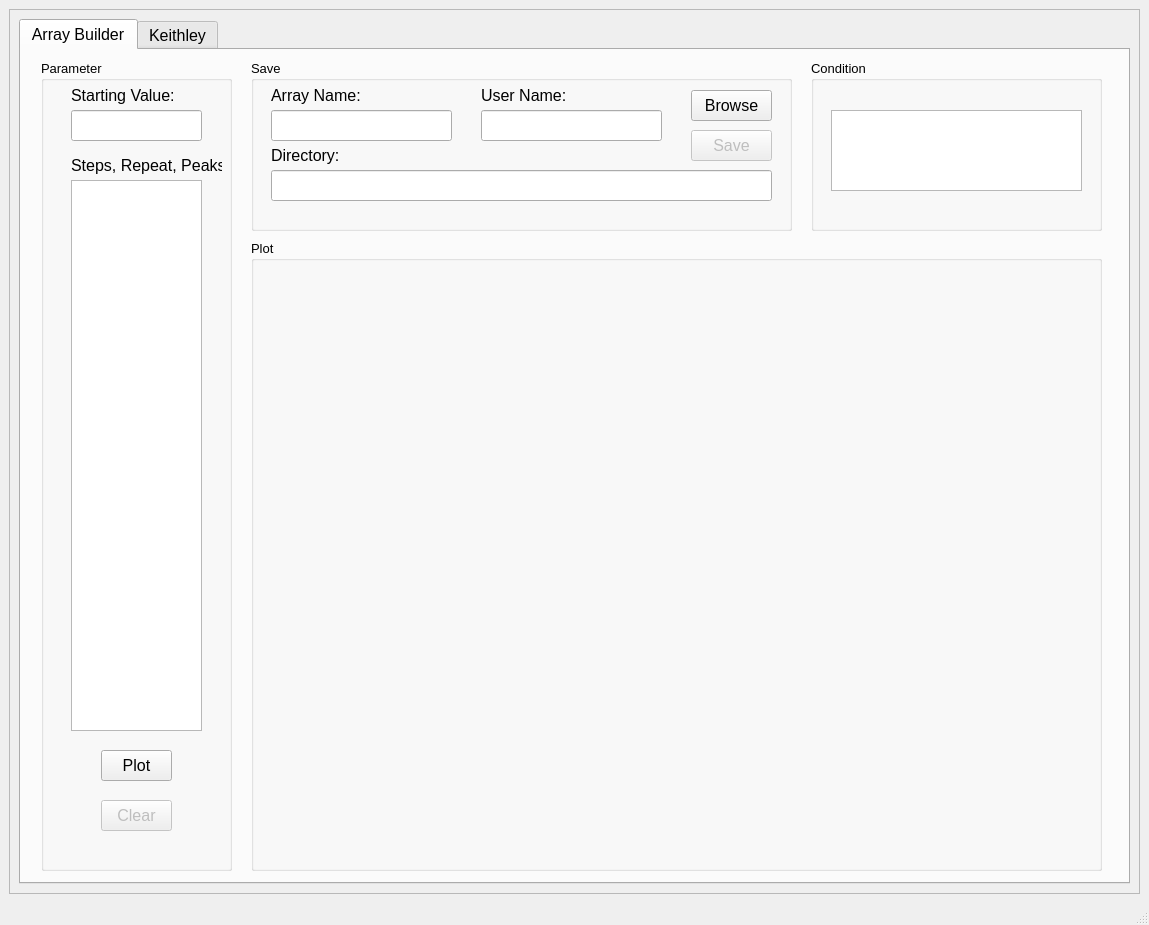
<?xml version="1.0" encoding="UTF-8"?>
<ui version="4.0">
 <class>MainWindow</class>
 <widget class="QMainWindow" name="MainWindow">
  <property name="geometry">
   <rect>
    <x>0</x>
    <y>0</y>
    <width>1149</width>
    <height>925</height>
   </rect>
  </property>
  <property name="windowTitle">
   <string>MainWindow</string>
  </property>
  <widget class="QWidget" name="centralwidget">
   <property name="font">
    <font>
     <pointsize>12</pointsize>
    </font>
   </property>
   <layout class="QGridLayout" name="gridLayout_2">
    <item row="0" column="0">
     <layout class="QGridLayout" name="gridLayout">
      <item row="0" column="0">
       <widget class="QScrollArea" name="scrollArea">
        <property name="widgetResizable">
         <bool>true</bool>
        </property>
        <widget class="QWidget" name="scrollAreaWidgetContents">
         <property name="geometry">
          <rect>
           <x>0</x>
           <y>0</y>
           <width>1127</width>
           <height>883</height>
          </rect>
         </property>
         <layout class="QGridLayout" name="gridLayout_3">
          <item row="0" column="0">
           <widget class="QTabWidget" name="tabWidget">
            <property name="font">
             <font>
              <pointsize>12</pointsize>
             </font>
            </property>
            <property name="currentIndex">
             <number>0</number>
            </property>
            <widget class="QWidget" name="tab">
             <attribute name="title">
              <string>Array Builder</string>
             </attribute>
             <widget class="QGroupBox" name="groupBox_parameter">
              <property name="geometry">
               <rect>
                <x>20</x>
                <y>10</y>
                <width>191</width>
                <height>811</height>
               </rect>
              </property>
              <property name="font">
               <font>
                <pointsize>10</pointsize>
               </font>
              </property>
              <property name="title">
               <string>Parameter</string>
              </property>
              <widget class="QLabel" name="label_starting_value">
               <property name="geometry">
                <rect>
                 <x>30</x>
                 <y>20</y>
                 <width>111</width>
                 <height>31</height>
                </rect>
               </property>
               <property name="font">
                <font>
                 <pointsize>12</pointsize>
                </font>
               </property>
               <property name="text">
                <string>Starting Value:</string>
               </property>
              </widget>
              <widget class="QLineEdit" name="lineEdit_start">
               <property name="geometry">
                <rect>
                 <x>30</x>
                 <y>50</y>
                 <width>131</width>
                 <height>31</height>
                </rect>
               </property>
               <property name="font">
                <font>
                 <pointsize>12</pointsize>
                </font>
               </property>
              </widget>
              <widget class="QPushButton" name="pushButton_plot">
               <property name="geometry">
                <rect>
                 <x>60</x>
                 <y>690</y>
                 <width>71</width>
                 <height>31</height>
                </rect>
               </property>
               <property name="font">
                <font>
                 <pointsize>12</pointsize>
                </font>
               </property>
               <property name="text">
                <string>Plot</string>
               </property>
              </widget>
              <widget class="QPushButton" name="pushButton_clear">
               <property name="enabled">
                <bool>false</bool>
               </property>
               <property name="geometry">
                <rect>
                 <x>60</x>
                 <y>740</y>
                 <width>71</width>
                 <height>31</height>
                </rect>
               </property>
               <property name="font">
                <font>
                 <pointsize>12</pointsize>
                </font>
               </property>
               <property name="text">
                <string>Clear</string>
               </property>
              </widget>
              <widget class="QTextEdit" name="textEdit_peaks_steps">
               <property name="geometry">
                <rect>
                 <x>30</x>
                 <y>120</y>
                 <width>131</width>
                 <height>551</height>
                </rect>
               </property>
               <property name="font">
                <font>
                 <pointsize>20</pointsize>
                 <strikeout>false</strikeout>
                 <kerning>true</kerning>
                </font>
               </property>
               <property name="cursor" stdset="0">
                <cursorShape>IBeamCursor</cursorShape>
               </property>
               <property name="horizontalScrollBarPolicy">
                <enum>Qt::ScrollBarAsNeeded</enum>
               </property>
               <property name="tabStopWidth">
                <number>80</number>
               </property>
               <property name="cursorWidth">
                <number>2</number>
               </property>
              </widget>
              <widget class="QLabel" name="label_2">
               <property name="geometry">
                <rect>
                 <x>30</x>
                 <y>90</y>
                 <width>151</width>
                 <height>31</height>
                </rect>
               </property>
               <property name="font">
                <font>
                 <pointsize>12</pointsize>
                </font>
               </property>
               <property name="text">
                <string>Steps, Repeat, Peaks:</string>
               </property>
              </widget>
             </widget>
             <widget class="QGroupBox" name="groupBox_save_general">
              <property name="geometry">
               <rect>
                <x>230</x>
                <y>10</y>
                <width>541</width>
                <height>171</height>
               </rect>
              </property>
              <property name="font">
               <font>
                <pointsize>10</pointsize>
               </font>
              </property>
              <property name="title">
               <string>Save</string>
              </property>
              <widget class="QLineEdit" name="lineEdit_array_name">
               <property name="geometry">
                <rect>
                 <x>20</x>
                 <y>50</y>
                 <width>181</width>
                 <height>31</height>
                </rect>
               </property>
               <property name="font">
                <font>
                 <pointsize>12</pointsize>
                </font>
               </property>
              </widget>
              <widget class="QLabel" name="label_4">
               <property name="geometry">
                <rect>
                 <x>20</x>
                 <y>20</y>
                 <width>111</width>
                 <height>31</height>
                </rect>
               </property>
               <property name="font">
                <font>
                 <pointsize>12</pointsize>
                </font>
               </property>
               <property name="text">
                <string>Array Name:</string>
               </property>
              </widget>
              <widget class="QPushButton" name="pushButton_save">
               <property name="enabled">
                <bool>false</bool>
               </property>
               <property name="geometry">
                <rect>
                 <x>440</x>
                 <y>70</y>
                 <width>81</width>
                 <height>31</height>
                </rect>
               </property>
               <property name="font">
                <font>
                 <pointsize>12</pointsize>
                </font>
               </property>
               <property name="text">
                <string>Save</string>
               </property>
              </widget>
              <widget class="QLabel" name="label_6">
               <property name="geometry">
                <rect>
                 <x>20</x>
                 <y>80</y>
                 <width>111</width>
                 <height>31</height>
                </rect>
               </property>
               <property name="font">
                <font>
                 <pointsize>12</pointsize>
                </font>
               </property>
               <property name="text">
                <string>Directory:</string>
               </property>
              </widget>
              <widget class="QLineEdit" name="lineEdit_directory_save">
               <property name="geometry">
                <rect>
                 <x>20</x>
                 <y>110</y>
                 <width>501</width>
                 <height>31</height>
                </rect>
               </property>
               <property name="font">
                <font>
                 <pointsize>12</pointsize>
                </font>
               </property>
              </widget>
              <widget class="QPushButton" name="pushButton_browse_save">
               <property name="geometry">
                <rect>
                 <x>440</x>
                 <y>30</y>
                 <width>81</width>
                 <height>31</height>
                </rect>
               </property>
               <property name="font">
                <font>
                 <pointsize>12</pointsize>
                </font>
               </property>
               <property name="text">
                <string>Browse</string>
               </property>
              </widget>
              <widget class="QLabel" name="label_10">
               <property name="geometry">
                <rect>
                 <x>230</x>
                 <y>20</y>
                 <width>111</width>
                 <height>31</height>
                </rect>
               </property>
               <property name="font">
                <font>
                 <pointsize>12</pointsize>
                </font>
               </property>
               <property name="text">
                <string>User Name:</string>
               </property>
              </widget>
              <widget class="QLineEdit" name="lineEdit_user_name">
               <property name="geometry">
                <rect>
                 <x>230</x>
                 <y>50</y>
                 <width>181</width>
                 <height>31</height>
                </rect>
               </property>
               <property name="font">
                <font>
                 <pointsize>12</pointsize>
                </font>
               </property>
              </widget>
             </widget>
             <widget class="QGroupBox" name="groupBox_plot">
              <property name="geometry">
               <rect>
                <x>230</x>
                <y>190</y>
                <width>851</width>
                <height>631</height>
               </rect>
              </property>
              <property name="font">
               <font>
                <pointsize>10</pointsize>
               </font>
              </property>
              <property name="title">
               <string>Plot</string>
              </property>
              <widget class="MatplotlibWidget" name="mplwidget_general">
               <property name="geometry">
                <rect>
                 <x>350</x>
                 <y>270</y>
                 <width>16</width>
                 <height>16</height>
                </rect>
               </property>
              </widget>
              <widget class="QWidget" name="widget_general" native="true">
               <property name="geometry">
                <rect>
                 <x>0</x>
                 <y>10</y>
                 <width>851</width>
                 <height>621</height>
                </rect>
               </property>
              </widget>
             </widget>
             <widget class="QGroupBox" name="groupBox_condition_general">
              <property name="geometry">
               <rect>
                <x>790</x>
                <y>10</y>
                <width>291</width>
                <height>171</height>
               </rect>
              </property>
              <property name="font">
               <font>
                <pointsize>10</pointsize>
               </font>
              </property>
              <property name="title">
               <string>Condition</string>
              </property>
              <widget class="QTextEdit" name="textEdit_condition">
               <property name="geometry">
                <rect>
                 <x>20</x>
                 <y>50</y>
                 <width>251</width>
                 <height>81</height>
                </rect>
               </property>
               <property name="font">
                <font>
                 <pointsize>14</pointsize>
                </font>
               </property>
              </widget>
             </widget>
            </widget>
            <widget class="QWidget" name="tab_2">
             <attribute name="title">
              <string>Keithley</string>
             </attribute>
             <widget class="QGroupBox" name="groupBox_import_keithley">
              <property name="geometry">
               <rect>
                <x>10</x>
                <y>10</y>
                <width>391</width>
                <height>151</height>
               </rect>
              </property>
              <property name="font">
               <font>
                <pointsize>10</pointsize>
               </font>
              </property>
              <property name="title">
               <string>Import</string>
              </property>
              <widget class="QLineEdit" name="lineEdit_directory_keithley">
               <property name="geometry">
                <rect>
                 <x>20</x>
                 <y>50</y>
                 <width>351</width>
                 <height>31</height>
                </rect>
               </property>
               <property name="font">
                <font>
                 <pointsize>12</pointsize>
                </font>
               </property>
              </widget>
              <widget class="QLabel" name="label_7">
               <property name="geometry">
                <rect>
                 <x>20</x>
                 <y>20</y>
                 <width>111</width>
                 <height>31</height>
                </rect>
               </property>
               <property name="font">
                <font>
                 <pointsize>12</pointsize>
                </font>
               </property>
               <property name="text">
                <string>Array Import:</string>
               </property>
              </widget>
              <widget class="QPushButton" name="pushButton_browse_keithley">
               <property name="geometry">
                <rect>
                 <x>80</x>
                 <y>100</y>
                 <width>81</width>
                 <height>31</height>
                </rect>
               </property>
               <property name="font">
                <font>
                 <pointsize>12</pointsize>
                </font>
               </property>
               <property name="text">
                <string>Browse</string>
               </property>
              </widget>
              <widget class="QPushButton" name="pushButton_import_keithley">
               <property name="enabled">
                <bool>false</bool>
               </property>
               <property name="geometry">
                <rect>
                 <x>220</x>
                 <y>100</y>
                 <width>81</width>
                 <height>31</height>
                </rect>
               </property>
               <property name="font">
                <font>
                 <pointsize>12</pointsize>
                </font>
               </property>
               <property name="text">
                <string>Import</string>
               </property>
              </widget>
             </widget>
             <widget class="QTabWidget" name="tabWidget_keithely">
              <property name="geometry">
               <rect>
                <x>10</x>
                <y>250</y>
                <width>1081</width>
                <height>581</height>
               </rect>
              </property>
              <property name="currentIndex">
               <number>0</number>
              </property>
              <widget class="QWidget" name="tab_3">
               <attribute name="title">
                <string>Import Plot</string>
               </attribute>
               <widget class="QWidget" name="widget_import" native="true">
                <property name="geometry">
                 <rect>
                  <x>0</x>
                  <y>0</y>
                  <width>1081</width>
                  <height>551</height>
                 </rect>
                </property>
                <widget class="MatplotlibWidget" name="mplwidget_import">
                 <property name="geometry">
                  <rect>
                   <x>520</x>
                   <y>230</y>
                   <width>16</width>
                   <height>16</height>
                  </rect>
                 </property>
                </widget>
               </widget>
              </widget>
              <widget class="QWidget" name="tab_4">
               <attribute name="title">
                <string>Scan Plot</string>
               </attribute>
               <widget class="MatplotlibWidget" name="mplwidget_scan">
                <property name="geometry">
                 <rect>
                  <x>540</x>
                  <y>240</y>
                  <width>16</width>
                  <height>16</height>
                 </rect>
                </property>
               </widget>
               <widget class="QWidget" name="widget_scan" native="true">
                <property name="geometry">
                 <rect>
                  <x>0</x>
                  <y>0</y>
                  <width>1081</width>
                  <height>551</height>
                 </rect>
                </property>
               </widget>
              </widget>
             </widget>
             <widget class="QGroupBox" name="groupBox_condition_keithley">
              <property name="geometry">
               <rect>
                <x>10</x>
                <y>160</y>
                <width>391</width>
                <height>81</height>
               </rect>
              </property>
              <property name="font">
               <font>
                <pointsize>10</pointsize>
               </font>
              </property>
              <property name="title">
               <string>Condition</string>
              </property>
              <widget class="QLineEdit" name="lineEdit_condition_keithley">
               <property name="geometry">
                <rect>
                 <x>20</x>
                 <y>30</y>
                 <width>351</width>
                 <height>31</height>
                </rect>
               </property>
               <property name="font">
                <font>
                 <pointsize>14</pointsize>
                </font>
               </property>
              </widget>
             </widget>
             <widget class="QGroupBox" name="groupBox_visa_keithley">
              <property name="enabled">
               <bool>false</bool>
              </property>
              <property name="geometry">
               <rect>
                <x>410</x>
                <y>10</y>
                <width>381</width>
                <height>231</height>
               </rect>
              </property>
              <property name="font">
               <font>
                <pointsize>10</pointsize>
               </font>
              </property>
              <property name="title">
               <string>Visa</string>
              </property>
              <widget class="QLabel" name="label_chooseVisa">
               <property name="geometry">
                <rect>
                 <x>20</x>
                 <y>20</y>
                 <width>311</width>
                 <height>31</height>
                </rect>
               </property>
               <property name="font">
                <font>
                 <pointsize>12</pointsize>
                </font>
               </property>
               <property name="text">
                <string>Choose VISA</string>
               </property>
              </widget>
              <widget class="QComboBox" name="comboBox_visa_keithley">
               <property name="geometry">
                <rect>
                 <x>20</x>
                 <y>50</y>
                 <width>341</width>
                 <height>31</height>
                </rect>
               </property>
               <property name="font">
                <font>
                 <pointsize>12</pointsize>
                </font>
               </property>
              </widget>
              <widget class="QPushButton" name="pushButton_select_keithley">
               <property name="geometry">
                <rect>
                 <x>70</x>
                 <y>100</y>
                 <width>91</width>
                 <height>31</height>
                </rect>
               </property>
               <property name="font">
                <font>
                 <pointsize>12</pointsize>
                </font>
               </property>
               <property name="text">
                <string>Select</string>
               </property>
              </widget>
              <widget class="QPushButton" name="pushButton_close_keithley">
               <property name="geometry">
                <rect>
                 <x>220</x>
                 <y>100</y>
                 <width>91</width>
                 <height>31</height>
                </rect>
               </property>
               <property name="font">
                <font>
                 <pointsize>12</pointsize>
                </font>
               </property>
               <property name="text">
                <string>Close</string>
               </property>
              </widget>
              <widget class="QLabel" name="label_8">
               <property name="geometry">
                <rect>
                 <x>20</x>
                 <y>150</y>
                 <width>311</width>
                 <height>27</height>
                </rect>
               </property>
               <property name="font">
                <font>
                 <pointsize>12</pointsize>
                </font>
               </property>
               <property name="text">
                <string>VISA name:</string>
               </property>
              </widget>
              <widget class="QLineEdit" name="lineEdit_visa_keithley">
               <property name="geometry">
                <rect>
                 <x>20</x>
                 <y>180</y>
                 <width>341</width>
                 <height>31</height>
                </rect>
               </property>
               <property name="font">
                <font>
                 <pointsize>12</pointsize>
                </font>
               </property>
               <property name="text">
                <string>None</string>
               </property>
              </widget>
             </widget>
             <widget class="QGroupBox" name="groupBox_scan_keithley">
              <property name="enabled">
               <bool>false</bool>
              </property>
              <property name="geometry">
               <rect>
                <x>800</x>
                <y>10</y>
                <width>291</width>
                <height>231</height>
               </rect>
              </property>
              <property name="font">
               <font>
                <pointsize>10</pointsize>
               </font>
              </property>
              <property name="title">
               <string>Scan</string>
              </property>
              <widget class="QLabel" name="label">
               <property name="geometry">
                <rect>
                 <x>80</x>
                 <y>30</y>
                 <width>61</width>
                 <height>21</height>
                </rect>
               </property>
               <property name="font">
                <font>
                 <pointsize>12</pointsize>
                </font>
               </property>
               <property name="text">
                <string>X-Value</string>
               </property>
              </widget>
              <widget class="QLabel" name="label_9">
               <property name="geometry">
                <rect>
                 <x>160</x>
                 <y>30</y>
                 <width>61</width>
                 <height>21</height>
                </rect>
               </property>
               <property name="font">
                <font>
                 <pointsize>12</pointsize>
                </font>
               </property>
               <property name="text">
                <string>Y-Value</string>
               </property>
              </widget>
              <widget class="QRadioButton" name="radioButton_voltage">
               <property name="geometry">
                <rect>
                 <x>50</x>
                 <y>60</y>
                 <width>191</width>
                 <height>21</height>
                </rect>
               </property>
               <property name="font">
                <font>
                 <pointsize>12</pointsize>
                </font>
               </property>
               <property name="text">
                <string>  Voltage      Current</string>
               </property>
               <property name="checked">
                <bool>true</bool>
               </property>
              </widget>
              <widget class="QRadioButton" name="radioButton_current">
               <property name="geometry">
                <rect>
                 <x>50</x>
                 <y>90</y>
                 <width>191</width>
                 <height>21</height>
                </rect>
               </property>
               <property name="font">
                <font>
                 <pointsize>12</pointsize>
                </font>
               </property>
               <property name="text">
                <string>  Current      Voltage</string>
               </property>
              </widget>
              <widget class="QPushButton" name="pushButton_scan_keithley">
               <property name="geometry">
                <rect>
                 <x>50</x>
                 <y>130</y>
                 <width>81</width>
                 <height>31</height>
                </rect>
               </property>
               <property name="font">
                <font>
                 <pointsize>12</pointsize>
                </font>
               </property>
               <property name="text">
                <string>Scan</string>
               </property>
              </widget>
              <widget class="QPushButton" name="pushButton_stop_keithley">
               <property name="geometry">
                <rect>
                 <x>160</x>
                 <y>130</y>
                 <width>81</width>
                 <height>31</height>
                </rect>
               </property>
               <property name="font">
                <font>
                 <pointsize>12</pointsize>
                </font>
               </property>
               <property name="text">
                <string>Stop</string>
               </property>
              </widget>
              <widget class="QPushButton" name="pushButton_clear_keithley">
               <property name="geometry">
                <rect>
                 <x>100</x>
                 <y>180</y>
                 <width>81</width>
                 <height>31</height>
                </rect>
               </property>
               <property name="font">
                <font>
                 <pointsize>12</pointsize>
                </font>
               </property>
               <property name="text">
                <string>Clear</string>
               </property>
              </widget>
             </widget>
            </widget>
           </widget>
          </item>
         </layout>
        </widget>
       </widget>
      </item>
     </layout>
    </item>
   </layout>
  </widget>
  <widget class="QStatusBar" name="statusbar"/>
 </widget>
 <customwidgets>
  <customwidget>
   <class>MatplotlibWidget</class>
   <extends>QWidget</extends>
   <header>matplotlibwidget</header>
  </customwidget>
 </customwidgets>
 <resources/>
 <connections/>
</ui>
